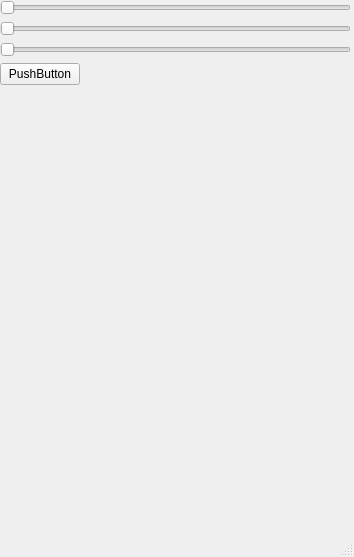
<?xml version="1.0" encoding="UTF-8"?>
<ui version="4.0">
 <class>MainWindow</class>
 <widget class="QMainWindow" name="MainWindow">
  <property name="geometry">
   <rect>
    <x>0</x>
    <y>0</y>
    <width>354</width>
    <height>557</height>
   </rect>
  </property>
  <property name="windowTitle">
   <string>MainWindow</string>
  </property>
  <widget class="QWidget" name="centralwidget">
   <widget class="QWidget" name="">
    <property name="geometry">
     <rect>
      <x>0</x>
      <y>0</y>
      <width>351</width>
      <height>511</height>
     </rect>
    </property>
    <layout class="QGridLayout" name="gridLayout">
     <property name="leftMargin">
      <number>0</number>
     </property>
     <item row="2" column="1">
      <widget class="QSlider" name="horizontalSlider_3">
       <property name="orientation">
        <enum>Qt::Horizontal</enum>
       </property>
      </widget>
     </item>
     <item row="7" column="1">
      <widget class="QLabel" name="label">
       <property name="text">
        <string/>
       </property>
      </widget>
     </item>
     <item row="0" column="1">
      <widget class="QSlider" name="horizontalSlider">
       <property name="orientation">
        <enum>Qt::Horizontal</enum>
       </property>
      </widget>
     </item>
     <item row="1" column="1">
      <widget class="QSlider" name="horizontalSlider_2">
       <property name="orientation">
        <enum>Qt::Horizontal</enum>
       </property>
      </widget>
     </item>
     <item row="3" column="1">
      <widget class="QPushButton" name="pushButton">
       <property name="sizePolicy">
        <sizepolicy hsizetype="Maximum" vsizetype="Fixed">
         <horstretch>0</horstretch>
         <verstretch>0</verstretch>
        </sizepolicy>
       </property>
       <property name="text">
        <string>PushButton</string>
       </property>
      </widget>
     </item>
    </layout>
   </widget>
  </widget>
  <widget class="QMenuBar" name="menubar">
   <property name="geometry">
    <rect>
     <x>0</x>
     <y>0</y>
     <width>354</width>
     <height>21</height>
    </rect>
   </property>
  </widget>
  <widget class="QStatusBar" name="statusbar"/>
 </widget>
 <resources/>
 <connections/>
</ui>
